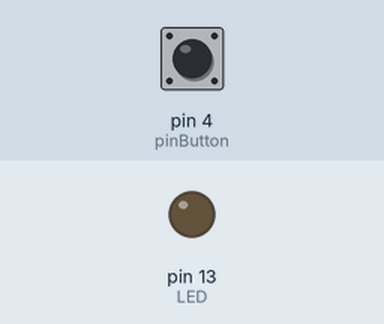
A sketch run on a simulated Arduino Uno, built with avr-gcc and run on an emulated ATmega328P. On the bench: output pins drawn as LEDs (lit = HIGH). The inputs (shaded band) are chosen by the test bench; at power-on: pin 4 (pinButton) LOW.

Above: at 1.2 s.
1.3 s: pin 4 (pinButton) pulled HIGH for 0.15 s
At 1.37 s:
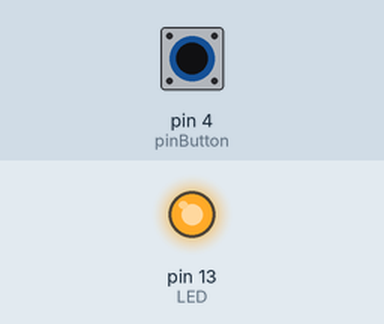
2.9 s: pin 4 (pinButton) pulled HIGH for 3.2 s
At 6.6 s:
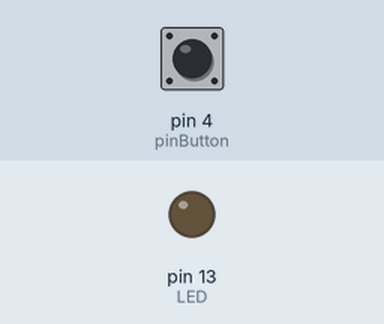
Timing chart, 0 to 8.1 s (numbered marks = the images above; inputs shaded):
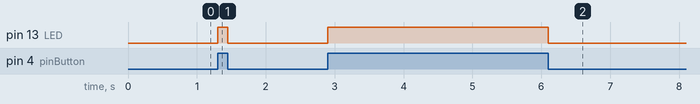

The sketch:

ledwbutton.ino
```cpp
int pinButton = 4;
int LED = 13;
void setup() {
  // put your setup code here, to run once:
pinMode(pinButton,INPUT);
pinMode(LED,OUTPUT);
}

void loop() {
  // put your main code here, to run repeatedly:
int stateButton = digitalRead(pinButton);
if(stateButton == 1)
{
  digitalWrite(LED,HIGH);
  }
  else{
    digitalWrite(LED,LOW);
    }
}
```

Measured:
- after the input at 1.3 s, pin 13 (LED): LOW → HIGH at once, → LOW 0.15 s later
- after the input at 2.9 s, pin 13 (LED): LOW → HIGH at once, → LOW 3.2 s later
